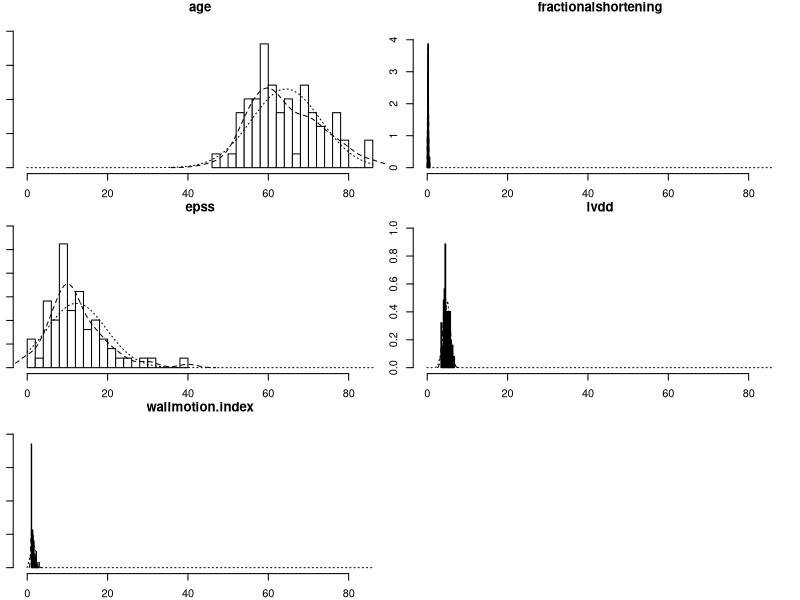
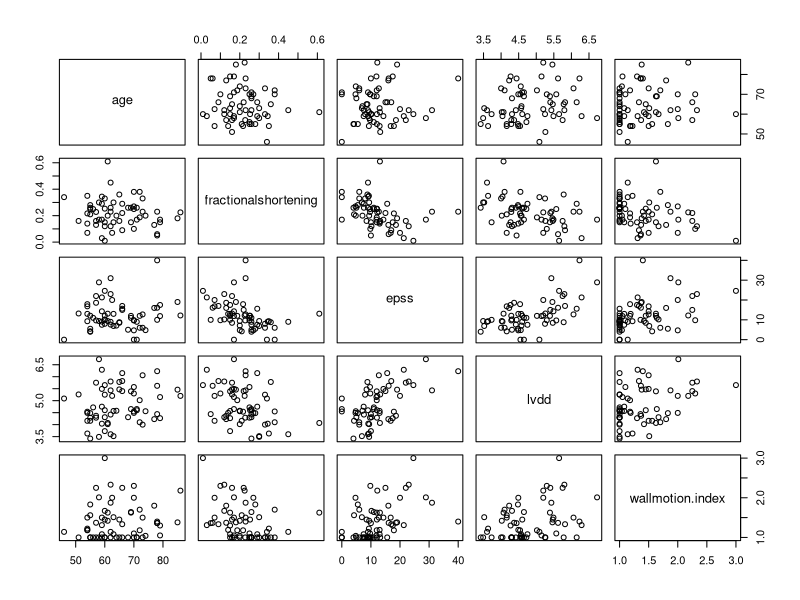

These charts were generated, in order, by the following R code:
## ---- chunk 1
knitr::opts_chunk$set(echo = TRUE)
library(dplyr)
library(magrittr)
library(tidyverse)
## ---- chunk 2
echo <- read.csv("echocardiogram.csv")
## ---- chunk 3
echo1 <- echo %>%
  dplyr::select(-name, -mult, -group, -wallmotion.score, -survival, -alive) #%>% 
  #drop_na(epss, lvdd, wallmotion.index, fractionalshortening)

head(echo1, 5)
## ---- chunk 4
echo5 <- echo1 %>%
  select(-pericardialeffusion) %>%
  drop_na()
echo6 <- echo5 %>%
  select(-aliveat1)
echo3 <- echo1 %>%
  select(-pericardialeffusion, -aliveat1) %>% #remove categorical variables
  drop_na()
## ---- chunk 5
#Using correlation matrix R
S <- cov(echo3)
R <- cov2cor(S); round(R, 4)
eig2 <- eigen(R)
eig2$values; sum(eig2$values)
eigvec2 <- eig2$vectors; round(eigvec2, 4)
screeplot <- prcomp(echo6, scale=TRUE)
summary(screeplot)
## ---- chunk 6
echo4 <- echo1 %>%
  dplyr::select(-pericardialeffusion) %>%
  drop_na() %>%
  arrange(aliveat1) 
## ---- chunk 7
library(psych)
echo7 <- echo4 %>%
  dplyr::select(-aliveat1)
## ---- chunk 8
#classification using all variables
x1_bar <- matrix(c(mean(echo4$age[1:44]), mean(echo4$fractionalshortening[1:44]),
                   mean(echo4$epss[1:44]), mean(echo4$lvdd[1:44]), 
                   mean(echo4$wallmotion.index[1:44]))) #not alive at 1
x2_bar <- matrix(c(mean(echo4$age[45:62]), mean(echo4$fractionalshortening[45:62]),
                   mean(echo4$epss[45:62]), mean(echo4$lvdd[45:62]), 
                   mean(echo4$wallmotion.index[45:62]))) #alive at 1

pi1 <- matrix(c(echo4$age[1:44], echo4$fractionalshortening[1:44], 
                echo4$epss[1:44], echo4$lvdd[1:44], echo4$wallmotion.index[1:44]), 44)
pi2 <- matrix(c(echo4$age[45:62], echo4$fractionalshortening[45:62], 
                echo4$epss[45:62], echo4$lvdd[45:62], echo4$wallmotion.index[45:62]), 18)
S1 <- cov(pi1)
S2 <- cov(pi2)
x1_bar; x2_bar; S1; S2
## ---- chunk 9
S1_inv <- solve(S1)
S2_inv <- solve(S2)

k1 <- 0.5*log(det(S1)/det(S2)) + 0.5*(t(x1_bar)%*%S1_inv%*%x1_bar-
                                    t(x2_bar)%*%S2_inv%*%x2_bar)

A1 <- -0.5*(S1_inv-S2_inv)
B1 <- t(x1_bar)%*%S1_inv-t(x2_bar)%*%S2_inv
A1; B1; k1
## ---- chunk 10
classif <- data.frame(matrix(ncol = 62, nrow = 1))

for (i in 1:62){
  classif[i] <- as.matrix(echo7[i,]) %*% A1 %*% t(as.matrix(echo7[i,])) +
                B1 %*% t(as.matrix(echo7[i,])) - k1
}

classif_0 <- t(classif[1:44])
classif_1 <- t(classif[45:62])

matrix(c(sum(classif_0 >= 0), sum(classif_0 < 0),
         sum(classif_1 >= 0), sum(classif_1 < 0)), nrow = 2, byrow = TRUE)
## ---- chunk 11
echo8 <- echo7 %>%
  select(-wallmotion.index)
## ---- chunk 12
#classification using all variables - wallmotion.index
x1_bar_ <- matrix(c(mean(echo4$age[1:44]), mean(echo4$fractionalshortening[1:44]),
                   mean(echo4$epss[1:44]), mean(echo4$lvdd[1:44]))) #not alive at 1
x2_bar_ <- matrix(c(mean(echo4$age[45:62]), mean(echo4$fractionalshortening[45:62]),
                   mean(echo4$epss[45:62]), mean(echo4$lvdd[45:62]))) #alive at 1

pi1_ <- matrix(c(echo4$age[1:44], echo4$fractionalshortening[1:44], 
                echo4$epss[1:44], echo4$lvdd[1:44]), 44)
pi2_ <- matrix(c(echo4$age[45:62], echo4$fractionalshortening[45:62], 
                echo4$epss[45:62], echo4$lvdd[45:62]), 18)
S1_ <- cov(pi1_)
S2_ <- cov(pi2_)
x1_bar_; x2_bar_; S1_; S2_
## ---- chunk 13
S1_inv_ <- solve(S1_)
S2_inv_ <- solve(S2_)

k2 <- 0.5*log(det(S1_)/det(S2_)) + 0.5*(t(x1_bar_)%*%S1_inv_%*%x1_bar_-
                                    t(x2_bar_)%*%S2_inv_%*%x2_bar_)

A2 <- -0.5*(S1_inv_-S2_inv_)
B2 <- t(x1_bar_)%*%S1_inv_-t(x2_bar_)%*%S2_inv_
round(A2, 4); round(B2, 3); round(k2, 4)
## ---- chunk 14
classif <- data.frame(matrix(ncol = 62, nrow = 1))

for (i in 1:62){
  classif[i] <- as.matrix(echo8[i,]) %*% A2 %*% t(as.matrix(echo8[i,])) +
                B2 %*% t(as.matrix(echo8[i,])) - k2
}

classif_0 <- t(classif[1:44])
classif_1 <- t(classif[45:62])

matrix(c(sum(classif_0 >= 0), sum(classif_0 < 0),
         sum(classif_1 >= 0), sum(classif_1 < 0)), nrow = 2, byrow = TRUE)
## ---- chunk 15

## ---- chunk 16
classif <- data.frame(matrix(ncol = 62, nrow = 1))

for (i in 1:62){
  classif[i] <- as.matrix(echo7[i,]) %*% A1 %*% t(as.matrix(echo7[i,])) +
                B1 %*% t(as.matrix(echo7[i,])) - k1
}

classif_0 <- t(classif[1:44])
classif_1 <- t(classif[45:62])

matrix(c(sum(classif_0 >= -0.6931), sum(classif_0 < -0.6931),
         sum(classif_1 >= -0.6931), sum(classif_1 < -0.6931)), nrow = 2, byrow = TRUE)
## ---- chunk 17

## ---- chunk 18
S_pooled <- (44/62)*S1+(24/62)*S2; 
## ---- chunk 19
S_pooled_inv <- solve(S_pooled)
y_hat <- t(x1_bar-x2_bar)%*%S_pooled_inv; y_hat
m <- 0.5*(t(x1_bar-x2_bar)%*%S_pooled_inv%*%(x1_bar+x2_bar)); m
## ---- chunk 20

## ---- chunk 21
classif <- data.frame(matrix(ncol = 62, nrow = 1))

for (i in 1:62){
  classif[i] <- y_hat %*% t(as.matrix(echo7[i,])) - m
}

classif_0 <- t(classif[1:44])
classif_1 <- t(classif[45:62])

matrix(c(sum(classif_0 >= 0), sum(classif_0 < 0),
         sum(classif_1 >= 0), sum(classif_1 < 0)), nrow = 2, byrow = TRUE)
## ---- chunk 22
multi.hist(echo7)
## ---- chunk 23
pairs(echo7)
